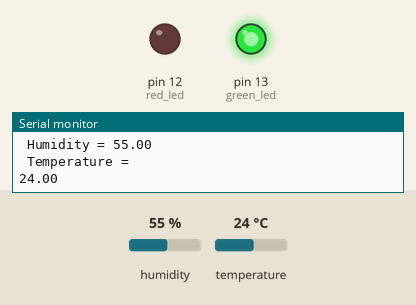
Simulated run of this sketch. Board: Arduino Uno, built with avr-gcc and run on an emulated ATmega328P. Parts: output pins drawn as LEDs (lit = HIGH), the last lines printed to the serial monitor. The inputs (shaded band) are chosen by the test bench; at power-on: temperature 24 °C, humidity 55 %.

Above: at 5.8 s.
5.9 s: temperature set to 39 °C
10.2 s: temperature set to 42 °C
At 13.2 s:
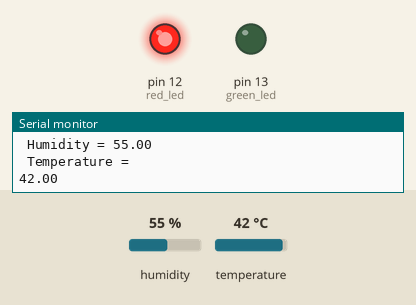
14.5 s: temperature set to 12 °C
At 19.3 s:
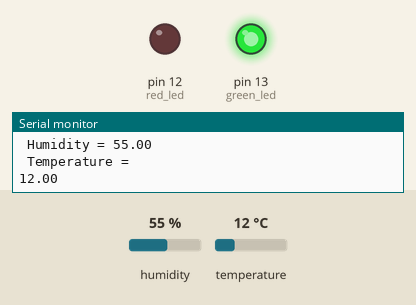
19.6 s: temperature set to 41 °C
At 21.5 s:
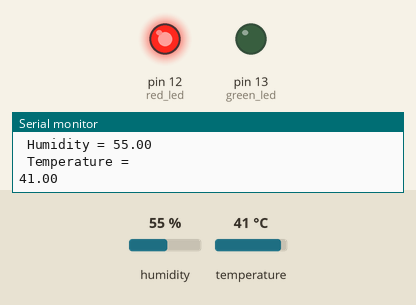
Timing chart, 0 to 23.0 s (numbered marks = the images above; inputs shaded):
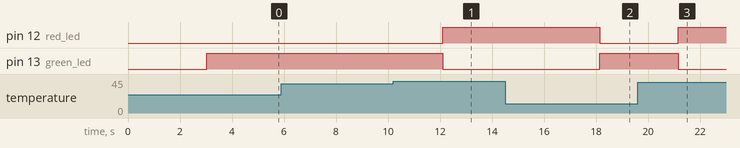

Measured:
- the behaviour switches between 40 and 41 °C on temperature (found by bisection; images 0 and 1)
- after the input at 10.2 s, pin 12 (red_led): LOW → HIGH after 1.9 s; pin 13 (green_led): HIGH → LOW after 1.9 s
- after the input at 14.5 s, pin 12 (red_led): HIGH → LOW after 3.6 s; pin 13 (green_led): LOW → HIGH after 3.6 s
- after the input at 19.6 s, pin 12 (red_led): LOW → HIGH after 1.6 s; pin 13 (green_led): HIGH → LOW after 1.6 s

The sketch:

sensor.ino
```cpp
//dht 11 sensors
#include <DHT.h>
#define DHTPIN  9        // Set the DHT Pin.
#define DHTTYPE DHT11    //set the dht type.

DHT dht(DHTPIN, DHTTYPE);

int green_led =13;
int red_led=12;


void setup() {

Serial.begin(9600);
Serial.print("Temperature and Humidity Data)");
dht.begin();
pinMode(green_led,OUTPUT);
pinMode(red_led,OUTPUT);                         // Launch the DHT11 sensor
digitalWrite(green_led,LOW);
digitalWrite(red_led,LOW);


}

void loop() {
  delay(2000);
   float hum = dht.readHumidity();
    float temp = dht.readTemperature();

    Serial.print(" Humidity = ");
    Serial.println(hum);

    Serial.println(" Temperature = ");
    Serial.println(temp);
 delay(1000);                         // Wait 1 seconds before updating the values.
  float T = dht.readTemperature();

  if(T<=40)
  {
    digitalWrite(green_led, HIGH);    // The green led will turn on.
    digitalWrite(red_led, LOW);       //The red led will turn off.

  }

  else if(T>40){
   digitalWrite(green_led, LOW);    // The green led will turn off.
   digitalWrite(red_led, HIGH);       //The red led will turn on.
  }


}
```
